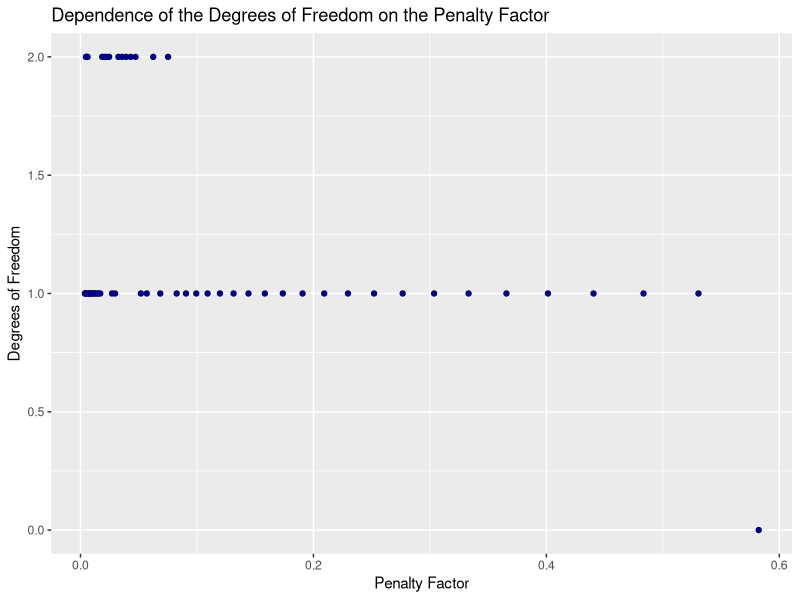
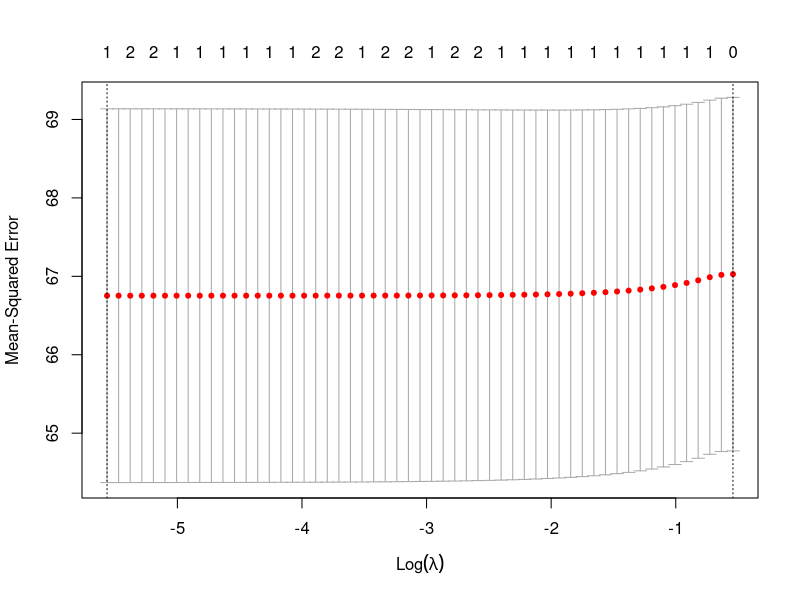
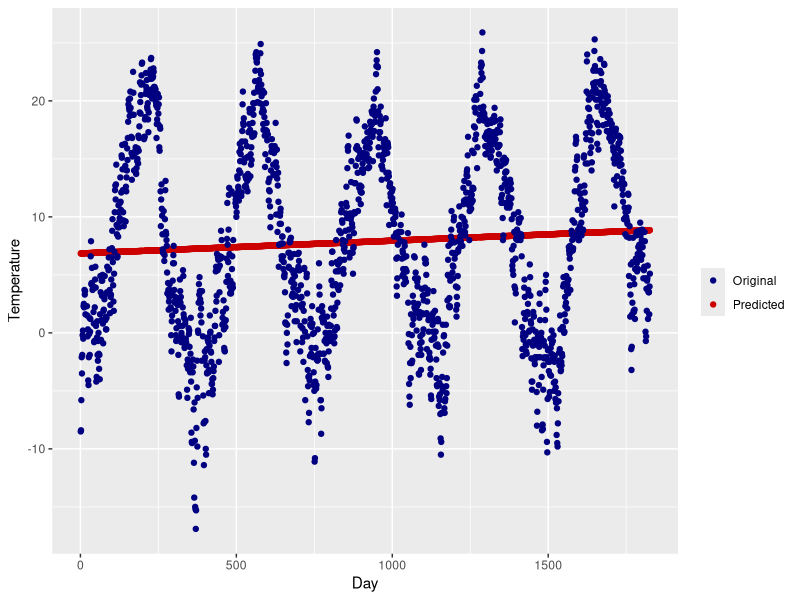
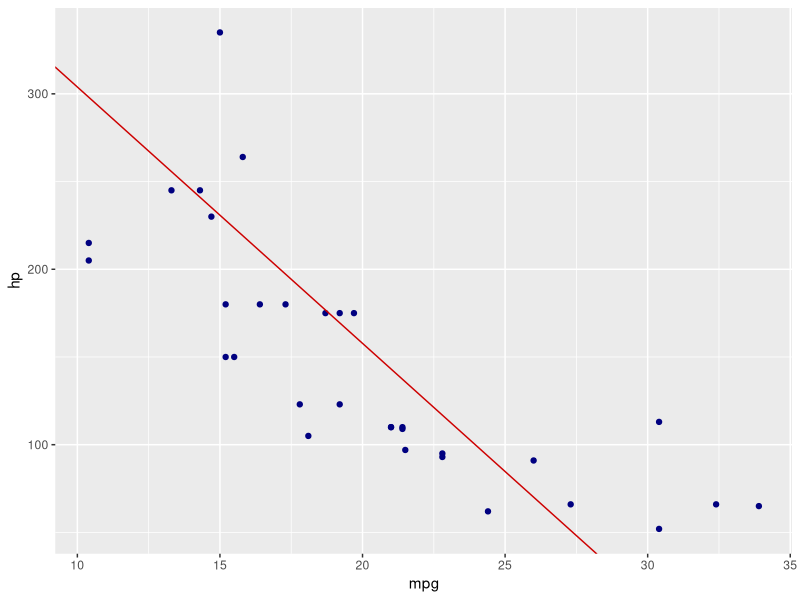

The R source for these figures, in order:
## ---- chunk 1
knitr::opts_chunk$set(echo = TRUE)
RNGversion("3.5.2")
library(glmnet)
library(ggplot2)
## ---- chunk 2
# import data
temperature <- read.csv2("Dailytemperature.csv")

# creating new features
x <- temperature$Day

phi1 <- NULL
phi2 <- NULL
k <- seq(-50,50,1)

for (i in k){
  phi1 <- sin(0.5^(i)*x)
  phi2 <- cos(0.5^(i)*x)
}

temperature$Phi1 <- phi1
temperature$Phi2 <- phi2
## ---- chunk 3
# fitting lasso regression model 
X <- temperature[,-2]
Y <- temperature[,2]

lasso <- glmnet(as.matrix(X), as.matrix(Y), alpha=1) 

# summary(lasso)
## ---- chunk 4
# plot of the dependence of the degrees of freedom on the value of the penalty factor
df_plot <- data.frame( "df" <- lasso$df,
                       "lambda" <- lasso$lambda)

ggplot( data = df_plot, aes(x=lambda,y=df)) + 
  geom_point( color = "navy") +
  labs(x="Penalty Factor", 
       y= "Degrees of Freedom", 
       title = "Dependence of the Degrees of Freedom on the Penalty Factor")
## ---- chunk 5
# cross-validation
cv_lasso <- cv.glmnet(as.matrix(X), as.matrix(Y), alpha = 1)

plot(cv_lasso)
## ---- chunk 6
# number of non-zero features corresponding to the optimal penalty factor
amount <- sum(coef(lasso, s = cv_lasso$lambda.min)[,1] != 0)

# type = "link" returns the fitted values 
# type = "response" gives the same output “link” for “gaussian” family
# type = "coefficients" returns the model codfficients
# type = "nonzero' retuns a list of the indices of the nonzero coefficients for each value of s.

# # calculating fitted data corresponding to the optimal penalty factor
fitted_values <- predict(cv_lasso , as.matrix(temperature[,-2]) , type = "link",
                          s=cv_lasso$lambda.min)

# data for the plot
optimal_df <- data.frame( "Original"= temperature$Temperature, 
                          "Predicted" = fitted_values,
                          "Day" = temperature$Day)

# time series plot of the original and the fitted data corresponding to the optimal penalty factor
my_scatterplot <-ggplot(optimal_df,aes(x=s1, y= Original)) + 
  geom_point(aes(x=Day, y= s1, color = "red3")) + 
  geom_point(aes(x=Day, y= Original, color = "navy")) +
  labs(x = "Day",y = "Temperature") +
  scale_color_manual(values=c("navy","red3"),
                     name = "",
                     labels = c("Original","Predicted"))
  
my_scatterplot
## ---- chunk 7
mtcars <- mtcars

#preparing data
mtcars <- mtcars[,-c(2,3,5:11)]
## ---- chunk 8
cov_matrix <- cov(mtcars)
eig <- eigen(cov_matrix)
eigen_vec <- eig$vectors 
eigen_val <- eig$values

cat("The components of the first principle component are", eigen_vec[,1],".")
## ---- chunk 9
ggplot(data = mtcars, aes(x = mpg, y = hp)) +
  geom_point(color = "navy") +
  geom_abline( slope = eigen_vec[2,1]/eigen_vec[1,1],
               intercept = 450, color = "red3")
